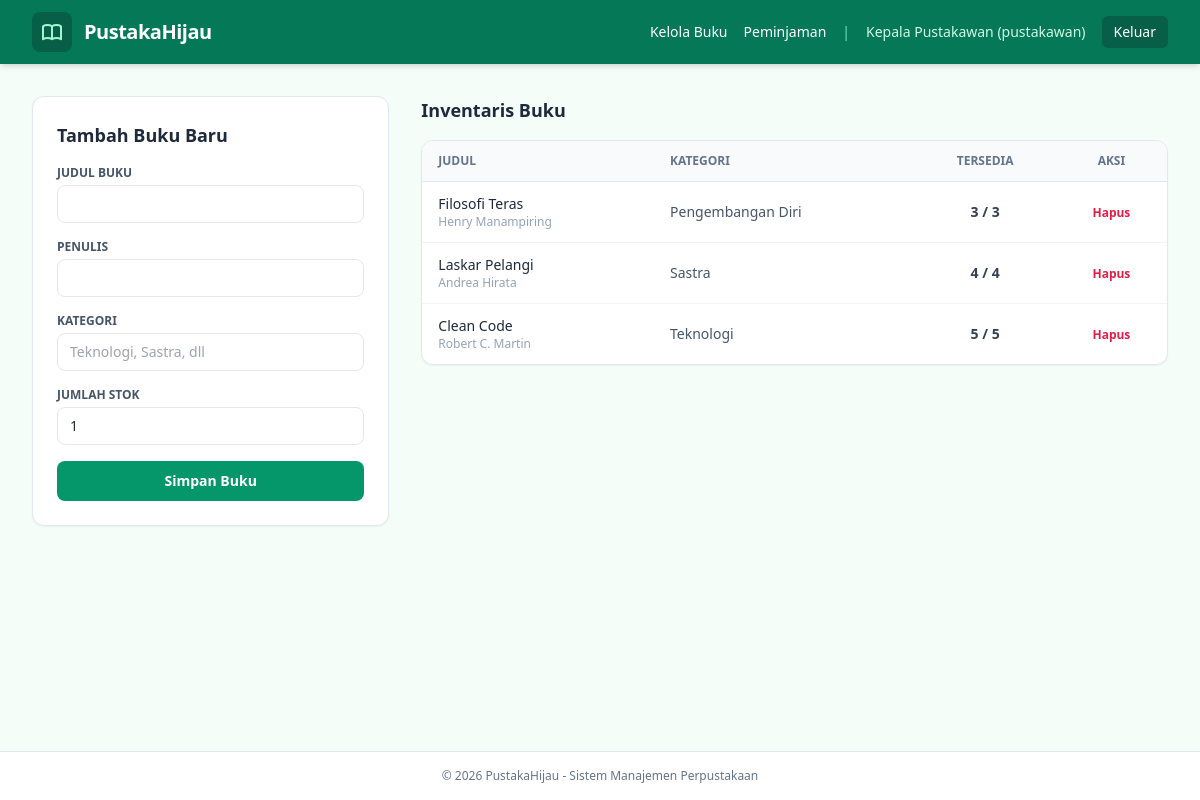
Screenshot of /kelola-buku (signed in) with the database file from the repository.
### tables this page shows
CREATE TABLE buku (
            id INTEGER PRIMARY KEY AUTOINCREMENT,
            judul TEXT NOT NULL,
            penulis TEXT NOT NULL,
            kategori TEXT NOT NULL,
            stok_total INTEGER NOT NULL,
            stok_tersedia INTEGER NOT NULL
        );

### app.py (the view, shortened to what this page needs)
@app.route('/kelola-buku', methods=['GET', 'POST'])
@login_required(role='pustakawan')
def kelola_buku():
    conn = get_db()
    buku_list = conn.execute('SELECT * FROM buku ORDER BY id DESC').fetchall()
    conn.close()
    return render_template('kelola_buku.html', buku_list=buku_list)

### app.py (called while the page is built)
def get_db():
    conn = sqlite3.connect(DATABASE)
    conn.row_factory = sqlite3.Row
    return conn

def login_required(role=None):
    def decorator(f):
        @wraps(f)
        def decorated_function(*args, **kwargs):
            if 'user_id' not in session:
                flash('Silakan login terlebih dahulu.', 'warning')
                return redirect(url_for('login'))
            if role and session.get('role') != role:
                flash('Anda tidak memiliki akses ke halaman ini.', 'danger')
                return redirect(url_for('katalog'))
            return f(*args, **kwargs)
        return decorated_function
    return decorator

### templates/kelola_buku.html
{% extends 'layout.html' %}
{% block content %}
<div class="grid grid-cols-1 lg:grid-cols-3 gap-8">
  <div class="bg-white p-6 rounded-xl border border-slate-200 shadow-sm h-fit">
    <h2 class="text-lg font-bold text-slate-800 mb-4">Tambah Buku Baru</h2>
    <form method="POST" class="space-y-4">
      <div>
        <label class="block text-xs font-semibold text-slate-600 uppercase mb-1">Judul Buku</label>
        <input type="text" name="judul" required class="w-full px-3 py-2 border rounded-lg text-sm focus:ring-2 focus:ring-emerald-500 focus:outline-none">
      </div>
      <div>
        <label class="block text-xs font-semibold text-slate-600 uppercase mb-1">Penulis</label>
        <input type="text" name="penulis" required class="w-full px-3 py-2 border rounded-lg text-sm focus:ring-2 focus:ring-emerald-500 focus:outline-none">
      </div>
      <div>
        <label class="block text-xs font-semibold text-slate-600 uppercase mb-1">Kategori</label>
        <input type="text" name="kategori" placeholder="Teknologi, Sastra, dll" required class="w-full px-3 py-2 border rounded-lg text-sm focus:ring-2 focus:ring-emerald-500 focus:outline-none">
      </div>
      <div>
        <label class="block text-xs font-semibold text-slate-600 uppercase mb-1">Jumlah Stok</label>
        <input type="number" name="stok" min="1" value="1" required class="w-full px-3 py-2 border rounded-lg text-sm focus:ring-2 focus:ring-emerald-500 focus:outline-none">
      </div>
      <button type="submit" class="w-full bg-emerald-600 hover:bg-emerald-700 text-white font-semibold py-2.5 rounded-lg text-sm transition">Simpan Buku</button>
    </form>
  </div>
  <div class="lg:col-span-2">
    <h2 class="text-lg font-bold text-slate-800 mb-4">Inventaris Buku</h2>
    <div class="bg-white rounded-xl shadow-sm border border-slate-200 overflow-hidden">
      <table class="w-full text-left text-sm">
        <thead class="bg-slate-50 border-b border-slate-200 text-xs uppercase text-slate-500 font-semibold">
          <tr>
            <th class="py-3 px-4">Judul</th>
            <th class="py-3 px-4">Kategori</th>
            <th class="py-3 px-4 text-center">Tersedia</th>
            <th class="py-3 px-4 text-center">Aksi</th>
          </tr>
        </thead>
        <tbody class="divide-y divide-slate-100">
          {% for b in buku_list %}
          <tr class="hover:bg-slate-50/50">
            <td class="py-3 px-4">
              <p class="font-medium text-slate-800">{{ b.judul }}</p>
              <p class="text-xs text-slate-400">{{ b.penulis }}</p>
            </td>
            <td class="py-3 px-4 text-slate-600">{{ b.kategori }}</td>
            <td class="py-3 px-4 text-center font-bold text-slate-700">{{ b.stok_tersedia }} / {{ b.stok_total }}</td>
            <td class="py-3 px-4 text-center">
              <form action="{{ url_for('hapus_buku', buku_id=b.id) }}" method="POST" onsubmit="return confirm('Hapus buku ini dari database?');">
                <button type="submit" class="text-xs text-rose-600 hover:text-rose-800 font-semibold">Hapus</button>
              </form>
            </td>
          </tr>
          {% endfor %}
        </tbody>
      </table>
    </div>
  </div>
</div>
{% endblock %}

### rows the page displays
buku: judul "Filosofi Teras", penulis "Henry Manampiring", kategori "Pengembangan Diri", stok_tersedia "3", stok_total "3"
buku: judul "Laskar Pelangi", penulis "Andrea Hirata", kategori "Sastra", stok_tersedia "4", stok_total "4"
buku: judul "Clean Code", penulis "Robert C. Martin", kategori "Teknologi", stok_tersedia "5", stok_total "5"

### other values shown
{{ session.get('nama') }} "Kepala Pustakawan"
{{ session.get('role') }} "pustakawan"
